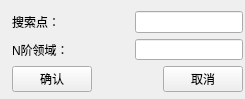
<?xml version="1.0" encoding="UTF-8"?>
<ui version="4.0">
 <class>Territory</class>
 <widget class="QWidget" name="Territory">
  <property name="geometry">
   <rect>
    <x>0</x>
    <y>0</y>
    <width>245</width>
    <height>99</height>
   </rect>
  </property>
  <property name="windowTitle">
   <string>Form</string>
  </property>
  <widget class="QWidget" name="">
   <property name="geometry">
    <rect>
     <x>12</x>
     <y>11</y>
     <width>231</width>
     <height>81</height>
    </rect>
   </property>
   <layout class="QVBoxLayout" name="verticalLayout">
    <item>
     <layout class="QGridLayout" name="gridLayout">
      <item row="0" column="0">
       <widget class="QLabel" name="label">
        <property name="text">
         <string>搜索点：</string>
        </property>
       </widget>
      </item>
      <item row="0" column="1">
       <spacer name="horizontalSpacer">
        <property name="orientation">
         <enum>Qt::Horizontal</enum>
        </property>
        <property name="sizeHint" stdset="0">
         <size>
          <width>28</width>
          <height>17</height>
         </size>
        </property>
       </spacer>
      </item>
      <item row="0" column="2">
       <widget class="QLineEdit" name="lineEdit_SearchPoint"/>
      </item>
      <item row="1" column="0">
       <widget class="QLabel" name="label_2">
        <property name="text">
         <string>N阶领域：</string>
        </property>
       </widget>
      </item>
      <item row="1" column="1">
       <spacer name="horizontalSpacer_2">
        <property name="orientation">
         <enum>Qt::Horizontal</enum>
        </property>
        <property name="sizeHint" stdset="0">
         <size>
          <width>18</width>
          <height>20</height>
         </size>
        </property>
       </spacer>
      </item>
      <item row="1" column="2">
       <widget class="QLineEdit" name="lineEdit_N"/>
      </item>
     </layout>
    </item>
    <item>
     <layout class="QHBoxLayout" name="horizontalLayout_3">
      <item>
       <widget class="QPushButton" name="pushButton_affirm">
        <property name="text">
         <string>确认</string>
        </property>
       </widget>
      </item>
      <item>
       <spacer name="horizontalSpacer_3">
        <property name="orientation">
         <enum>Qt::Horizontal</enum>
        </property>
        <property name="sizeHint" stdset="0">
         <size>
          <width>40</width>
          <height>20</height>
         </size>
        </property>
       </spacer>
      </item>
      <item>
       <widget class="QPushButton" name="pushButton_cancel">
        <property name="text">
         <string>取消</string>
        </property>
       </widget>
      </item>
     </layout>
    </item>
   </layout>
  </widget>
 </widget>
 <resources/>
 <connections>
  <connection>
   <sender>pushButton_affirm</sender>
   <signal>clicked(bool)</signal>
   <receiver>Territory</receiver>
   <slot>OnClickPushButtonAffirm()</slot>
   <hints>
    <hint type="sourcelabel">
     <x>58</x>
     <y>82</y>
    </hint>
    <hint type="destinationlabel">
     <x>199</x>
     <y>49</y>
    </hint>
   </hints>
  </connection>
  <connection>
   <sender>pushButton_cancel</sender>
   <signal>clicked(bool)</signal>
   <receiver>Territory</receiver>
   <slot>OnClickPushButtonCancel()</slot>
   <hints>
    <hint type="sourcelabel">
     <x>185</x>
     <y>82</y>
    </hint>
    <hint type="destinationlabel">
     <x>199</x>
     <y>49</y>
    </hint>
   </hints>
  </connection>
 </connections>
 <slots>
  <signal>OnClickPushButton()</signal>
  <slot>OnClickPushButtonCancel()</slot>
  <slot>OnClickPushButtonAffirm()</slot>
 </slots>
</ui>
